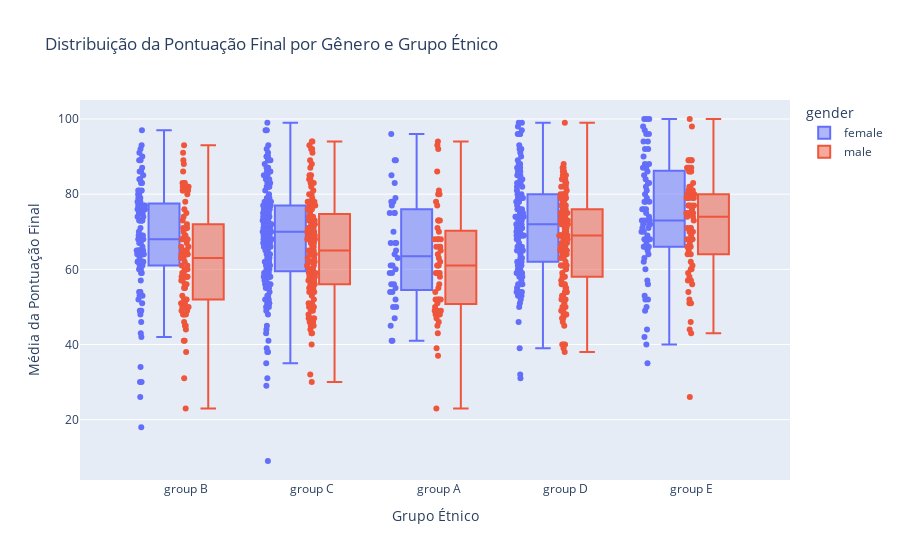

The notebook cell this image was saved under:
### Code cell
fig = px.box(df, x="race_ethnicity", y="final_score_avg", color="gender",
             title="Distribuição da Pontuação Final por Gênero e Grupo Étnico",
             labels={"race_ethnicity": "Grupo Étnico", "final_score_avg": "Média da Pontuação Final"},
             points="all")  # Adiciona pontos individuais ao box plot

fig.show()

### Figure 1 — Plotly figure (JSON) as saved in the notebook; plotly's stock layout.template omitted (floating-point values rounded to 4 significant figures; data arrays with more than 128 entries replaced by an {"elided": "..."} marker saying what was removed)
{"data": [{"alignmentgroup": "True", "boxpoints": "all", "hovertemplate": "gender=female<br>Grupo Étnico=%{x}<br>Média da Pontuação Final=%{y}<extra></extra>", "legendgroup": "female", "marker": {"color": "#636efa"}, "name": "female", "notched": false, "offsetgroup": "female", "orientation": "v", "showlegend": true, "type": "box", "x": {"elided": "518 str values"}, "x0": " ", "xaxis": "x", "y": {"elided": "518 int values"}, "y0": " ", "yaxis": "y"}, {"alignmentgroup": "True", "boxpoints": "all", "hovertemplate": "gender=male<br>Grupo Étnico=%{x}<br>Média da Pontuação Final=%{y}<extra></extra>", "legendgroup": "male", "marker": {"color": "#EF553B"}, "name": "male", "notched": false, "offsetgroup": "male", "orientation": "v", "showlegend": true, "type": "box", "x": {"elided": "482 str values"}, "x0": " ", "xaxis": "x", "y": {"elided": "482 int values"}, "y0": " ", "yaxis": "y"}], "layout": {"boxmode": "group", "legend": {"title": {"text": "gender"}, "tracegroupgap": 0}, "title": {"text": "Distribuição da Pontuação Final por Gênero e Grupo Étnico"}, "xaxis": {"anchor": "y", "domain": [0, 1], "title": {"text": "Grupo Étnico"}}, "yaxis": {"anchor": "x", "domain": [0, 1], "title": {"text": "Média da Pontuação Final"}}}}
